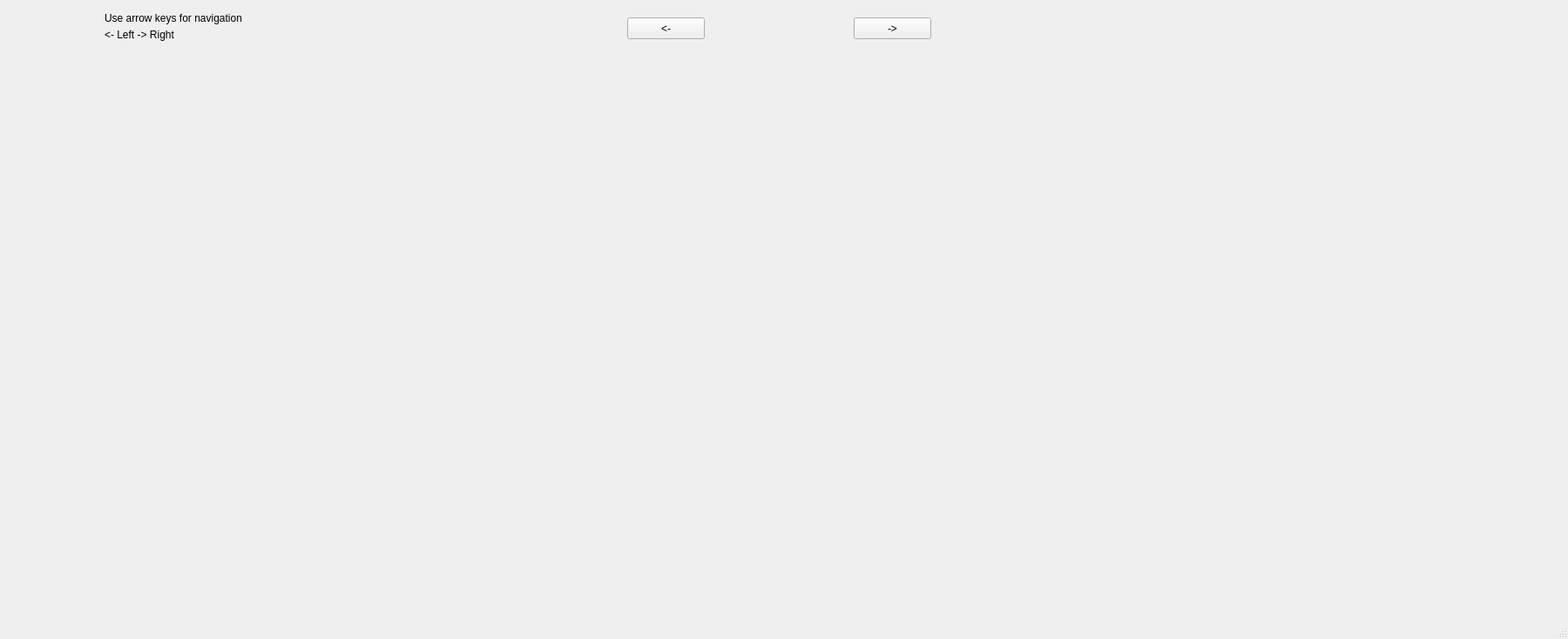
<?xml version="1.0" encoding="UTF-8"?>
<ui version="4.0">
 <class>MainWindow</class>
 <widget class="QMainWindow" name="MainWindow">
  <property name="geometry">
   <rect>
    <x>0</x>
    <y>0</y>
    <width>1800</width>
    <height>734</height>
   </rect>
  </property>
  <property name="windowTitle">
   <string>Double frame visualizer</string>
  </property>
  <widget class="QWidget" name="centralwidget">
   <widget class="QLabel" name="label">
    <property name="geometry">
     <rect>
      <x>10</x>
      <y>80</y>
      <width>880</width>
      <height>495</height>
     </rect>
    </property>
    <property name="text">
     <string/>
    </property>
    <property name="alignment">
     <set>Qt::AlignCenter</set>
    </property>
   </widget>
   <widget class="QLabel" name="label_2">
    <property name="geometry">
     <rect>
      <x>910</x>
      <y>80</y>
      <width>880</width>
      <height>495</height>
     </rect>
    </property>
    <property name="text">
     <string/>
    </property>
    <property name="alignment">
     <set>Qt::AlignCenter</set>
    </property>
   </widget>
   <widget class="QPushButton" name="pushButton">
    <property name="geometry">
     <rect>
      <x>720</x>
      <y>20</y>
      <width>89</width>
      <height>25</height>
     </rect>
    </property>
    <property name="text">
     <string>&lt;-</string>
    </property>
   </widget>
   <widget class="QPushButton" name="pushButton_2">
    <property name="geometry">
     <rect>
      <x>980</x>
      <y>20</y>
      <width>89</width>
      <height>25</height>
     </rect>
    </property>
    <property name="text">
     <string>-&gt;</string>
    </property>
   </widget>
   <widget class="QLabel" name="label_narrow">
    <property name="geometry">
     <rect>
      <x>550</x>
      <y>60</y>
      <width>311</width>
      <height>17</height>
     </rect>
    </property>
    <property name="text">
     <string/>
    </property>
    <property name="alignment">
     <set>Qt::AlignRight|Qt::AlignTrailing|Qt::AlignVCenter</set>
    </property>
   </widget>
   <widget class="QLabel" name="label_wide">
    <property name="geometry">
     <rect>
      <x>940</x>
      <y>60</y>
      <width>311</width>
      <height>17</height>
     </rect>
    </property>
    <property name="text">
     <string/>
    </property>
   </widget>
   <widget class="QLabel" name="label_3">
    <property name="geometry">
     <rect>
      <x>120</x>
      <y>10</y>
      <width>281</width>
      <height>21</height>
     </rect>
    </property>
    <property name="text">
     <string>Use arrow keys for navigation</string>
    </property>
   </widget>
   <widget class="QLabel" name="label_4">
    <property name="geometry">
     <rect>
      <x>120</x>
      <y>30</y>
      <width>281</width>
      <height>21</height>
     </rect>
    </property>
    <property name="text">
     <string>&lt;- Left                         -&gt; Right</string>
    </property>
   </widget>
  </widget>
  <widget class="QMenuBar" name="menubar">
   <property name="geometry">
    <rect>
     <x>0</x>
     <y>0</y>
     <width>1800</width>
     <height>22</height>
    </rect>
   </property>
  </widget>
  <widget class="QStatusBar" name="statusbar"/>
 </widget>
 <resources/>
 <connections/>
</ui>
